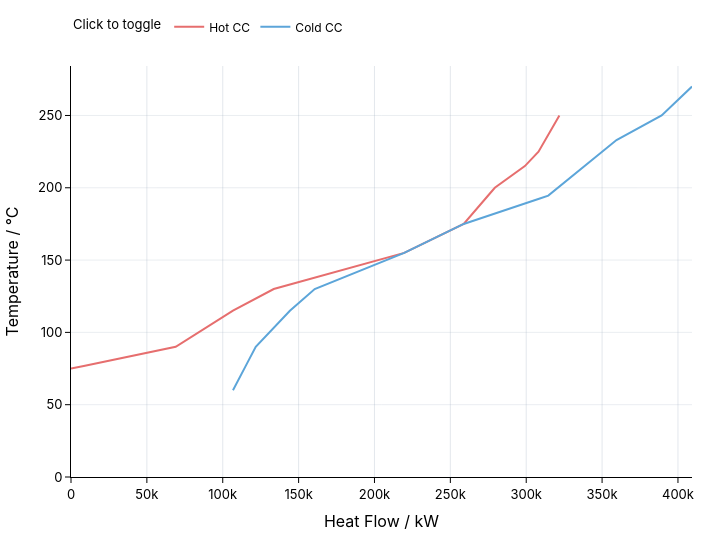

Write notebook code for a chart like this one.
### Code cell
scc = problem.plot.shifted_composite_curve(show=True)

### Figure 1 — Plotly figure (JSON) as saved in the notebook; plotly's stock layout.template omitted (floating-point values rounded to 4 significant figures)
{"data": [{"hovertemplate": "Hot CC<br>Heat Flow / kW: %{x}<br>Temperature / °C: %{y}<extra></extra>", "legendgroup": "Hot CC", "line": {"color": "#e66e6e", "width": 2}, "mode": "lines", "name": "Hot CC", "showlegend": true, "type": "scatter", "x": [321850, 308100, 299100, 279600.0, 279300, 275200, 274800.0, 273232, 258800, 219600, 133600, 106750, 69000, 8415.0, 0], "y": [250, 225, 215, 200.3, 200, 195, 194.6, 192.6, 175, 155, 130, 115, 90, 76.83, 75]}, {"hovertemplate": "Cold CC<br>Heat Flow / kW: %{x}<br>Temperature / °C: %{y}<extra></extra>", "legendgroup": "Cold CC", "line": {"color": "#5ca5d9", "width": 2}, "mode": "lines", "name": "Cold CC", "showlegend": true, "type": "scatter", "x": [409250, 389250, 359500, 321850, 321550, 315800, 314500.0, 308960, 258800, 219600, 160600, 144250, 121750, 115200.0, 114250, 106750], "y": [270, 250, 233, 200.3, 200, 195, 194.6, 192.6, 175, 155, 130, 115, 90, 76.83, 75, 60]}], "layout": {"autosize": false, "font": {"color": "#000000", "family": "IBM Plex Sans, Inter, system-ui, sans-serif", "size": 13}, "height": 540, "hoverlabel": {"bgcolor": "#ffffff", "font": {"color": "#000000"}}, "hovermode": "closest", "legend": {"font": {"color": "#000000", "size": 12}, "orientation": "h", "title": {"font": {"color": "#000000", "size": 13}, "text": "Click to toggle"}, "y": 1.06, "yanchor": "bottom"}, "margin": {"b": 48, "l": 50, "r": 28, "t": 64}, "paper_bgcolor": "#ffffff", "plot_bgcolor": "#ffffff", "width": 720, "xaxis": {"gridcolor": "rgba(148, 163, 184, 0.25)", "linecolor": "#000000", "rangemode": "tozero", "showgrid": true, "showline": true, "tickcolor": "#000000", "tickfont": {"color": "#000000"}, "ticks": "outside", "title": {"font": {"color": "#000000"}, "text": "Heat Flow / kW"}, "zeroline": true, "zerolinecolor": "rgba(15, 23, 42, 0.8)", "zerolinewidth": 1.25}, "yaxis": {"gridcolor": "rgba(148, 163, 184, 0.2)", "linecolor": "#000000", "rangemode": "tozero", "showgrid": true, "showline": true, "tickcolor": "#000000", "tickfont": {"color": "#000000"}, "ticks": "outside", "title": {"font": {"color": "#000000"}, "text": "Temperature / °C"}, "zeroline": true, "zerolinecolor": "rgba(15, 23, 42, 0.8)", "zerolinewidth": 1.25}}}
